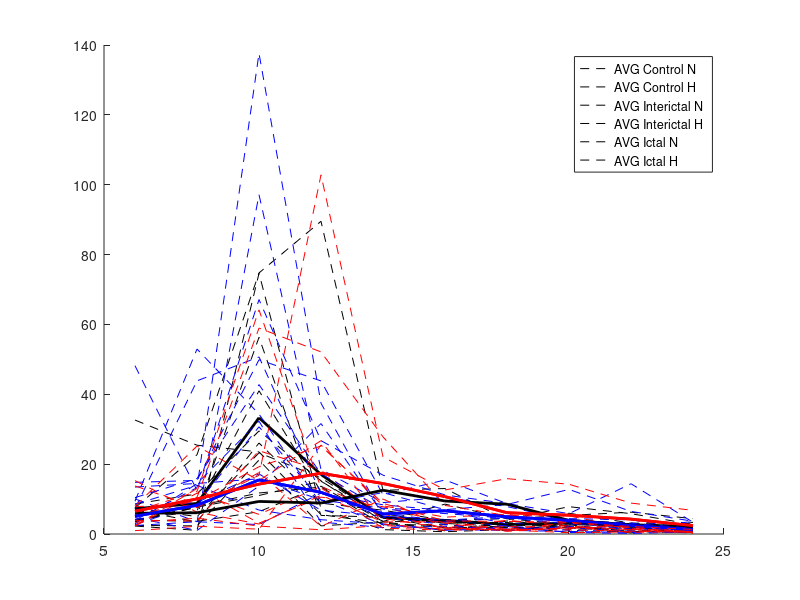

This figure's MATLAB source: (Note: this script raises an error after producing the figure.)
load respuestas_grupos
power = ["6Hz", "8Hz", "10Hz", "12Hz", "14Hz", "16Hz","18Hz", "20Hz", "22Hz", "24Hz"];
x = [6:2:24];

% Standar deviation 
STDcontrolN = std(controlN);
STD_control_N(1, :) = AVGcontrolN + STDcontrolN;
STD_control_N(2, :) = AVGcontrolN - STDcontrolN;

STDcontrolH = std(controlH);
STD_control_H(1, :) = AVGcontrolH + STDcontrolH;
STD_control_H(2, :) = AVGcontrolH - STDcontrolH;

STDinterictalN = std(interictalN);
STD_interictalN(1, :) = AVGinterictalN + STDinterictalN;
STD_interictalN(2, :) =  AVGinterictalN - STDinterictalN;

STDinterictalH = std(interictalH);
STD_interictalH(1, :) = AVGinterictalH + STDinterictalH;
STD_interictalH(2, :) =  AVGinterictalH - STDinterictalH;

STDictalN = std(ictalN);
STD_ictalN(1, :) = AVGictalN + STDictalN;
STD_ictalN(2, :) =  AVGictalN - STDictalN;

STDictalH = std(ictalH);
STD_ictalH(1, :) = AVGictalH + STDictalH;
STD_ictalH(2, :) =  AVGictalH - STDictalH;

% Plot area(STD_interictalN(1), STD_interictalN(2))
hold on
plot(x, controlN, '--k')
plot(x,AVGcontrolN, 'k', 'LineWidth', 2)

plot(x,interictalN, '--b')
plot(x,AVGinterictalH, 'b', 'LineWidth', 2)

plot(x,ictalN, '--r')
plot(x,AVGictalH, 'r', 'LineWidth', 2)

hold off

% -- N y linea gruesa H todo promedio
hold on

plot(x, AVGcontrolN, '--k')

plot(x,AVGcontrolH, 'k', 'LineWidth', 2)

plot(x,AVGinterictalN, '--b')

plot(x,AVGinterictalH, 'b', 'LineWidth', 2)

plot(x,AVGictalN, '--r')

plot(x,AVGictalH, 'r', 'LineWidth', 2)

hold off

legend('AVG Control N', 'AVG Control H', 'AVG Interictal N', 'AVG Interictal H', 'AVG Ictal N', 'AVG Ictal H')
xticklabels(power)
xlabel('Photic stimulation frequency');
ylabel('Power');

% -- N y linea gruesa H todo promedio con barras de error
hold on

errorbar(x, AVGcontrolN, STDcontrolN,'--k')

errorbar(x, AVGcontrolH, STDcontrolH, 'k', 'LineWidth', 2)

errorbar(x,AVGinterictalN, STDinterictalN, '--b')

errorbar(x,AVGinterictalH, STDinterictalH, 'b', 'LineWidth', 2)

errorbar(x,AVGictalN, STDictalN, '--r')

errorbar(x,AVGictalH, STDictalH, 'r', 'LineWidth', 2)

hold off

legend('AVG Control N', 'AVG Control H', 'AVG Interictal N', 'AVG Interictal H', 'AVG Ictal N', 'AVG Ictal H')
xticklabels(power)
xlabel('Photic stimulation frequency');
ylabel('Power');